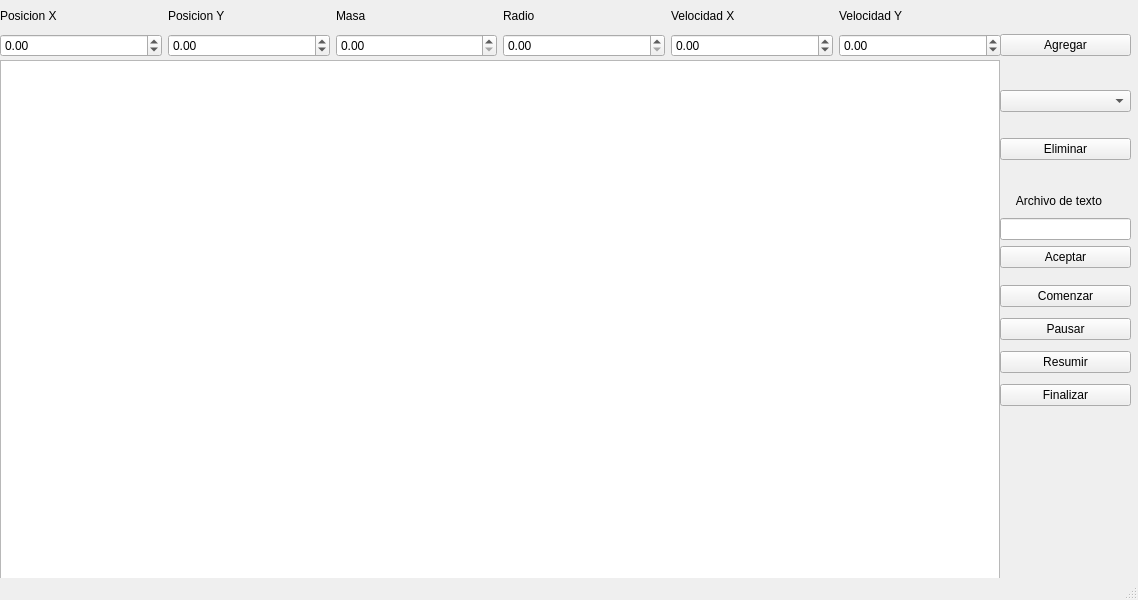
<?xml version="1.0" encoding="UTF-8"?>
<ui version="4.0">
 <class>MainWindow</class>
 <widget class="QMainWindow" name="MainWindow">
  <property name="geometry">
   <rect>
    <x>0</x>
    <y>0</y>
    <width>1138</width>
    <height>600</height>
   </rect>
  </property>
  <property name="windowTitle">
   <string>MainWindow</string>
  </property>
  <widget class="QWidget" name="centralwidget">
   <widget class="QGraphicsView" name="graphicsView">
    <property name="geometry">
     <rect>
      <x>0</x>
      <y>60</y>
      <width>1000</width>
      <height>700</height>
     </rect>
    </property>
   </widget>
   <widget class="QWidget" name="horizontalLayoutWidget">
    <property name="geometry">
     <rect>
      <x>0</x>
      <y>0</y>
      <width>1001</width>
      <height>31</height>
     </rect>
    </property>
    <layout class="QHBoxLayout" name="horizontalLayout">
     <item>
      <widget class="QLabel" name="label_4">
       <property name="text">
        <string>Posicion X</string>
       </property>
      </widget>
     </item>
     <item>
      <widget class="QLabel" name="label_6">
       <property name="text">
        <string>Posicion Y</string>
       </property>
      </widget>
     </item>
     <item>
      <widget class="QLabel" name="label_2">
       <property name="text">
        <string>Masa</string>
       </property>
      </widget>
     </item>
     <item>
      <widget class="QLabel" name="label">
       <property name="text">
        <string>Radio</string>
       </property>
      </widget>
     </item>
     <item>
      <widget class="QLabel" name="label_5">
       <property name="text">
        <string>Velocidad X</string>
       </property>
      </widget>
     </item>
     <item>
      <widget class="QLabel" name="label_3">
       <property name="text">
        <string>Velocidad Y</string>
       </property>
      </widget>
     </item>
    </layout>
   </widget>
   <widget class="QWidget" name="horizontalLayoutWidget_2">
    <property name="geometry">
     <rect>
      <x>0</x>
      <y>30</y>
      <width>1001</width>
      <height>31</height>
     </rect>
    </property>
    <layout class="QHBoxLayout" name="horizontalLayout_2">
     <item>
      <widget class="QDoubleSpinBox" name="x">
       <property name="minimum">
        <double>-99999.000000000000000</double>
       </property>
       <property name="maximum">
        <double>99999.000000000000000</double>
       </property>
      </widget>
     </item>
     <item>
      <widget class="QDoubleSpinBox" name="y">
       <property name="minimum">
        <double>-99999.000000000000000</double>
       </property>
       <property name="maximum">
        <double>99999.000000000000000</double>
       </property>
      </widget>
     </item>
     <item>
      <widget class="QDoubleSpinBox" name="m">
       <property name="maximum">
        <double>99999.000000000000000</double>
       </property>
      </widget>
     </item>
     <item>
      <widget class="QDoubleSpinBox" name="r">
       <property name="maximum">
        <double>99999.000000000000000</double>
       </property>
      </widget>
     </item>
     <item>
      <widget class="QDoubleSpinBox" name="vx">
       <property name="minimum">
        <double>-99999.000000000000000</double>
       </property>
       <property name="maximum">
        <double>99999.000000000000000</double>
       </property>
      </widget>
     </item>
     <item>
      <widget class="QDoubleSpinBox" name="vy">
       <property name="minimum">
        <double>-99999.000000000000000</double>
       </property>
       <property name="maximum">
        <double>99999.000000000000000</double>
       </property>
      </widget>
     </item>
    </layout>
   </widget>
   <widget class="QWidget" name="verticalLayoutWidget">
    <property name="geometry">
     <rect>
      <x>1000</x>
      <y>20</y>
      <width>131</width>
      <height>51</height>
     </rect>
    </property>
    <layout class="QVBoxLayout" name="verticalLayout">
     <item>
      <widget class="QPushButton" name="agregar_button">
       <property name="text">
        <string>Agregar</string>
       </property>
      </widget>
     </item>
    </layout>
   </widget>
   <widget class="QWidget" name="verticalLayoutWidget_2">
    <property name="geometry">
     <rect>
      <x>1000</x>
      <y>70</y>
      <width>131</width>
      <height>111</height>
     </rect>
    </property>
    <layout class="QVBoxLayout" name="verticalLayout_2">
     <item>
      <widget class="QComboBox" name="cuerposBox"/>
     </item>
     <item>
      <widget class="QPushButton" name="eliminar_button">
       <property name="text">
        <string>Eliminar</string>
       </property>
      </widget>
     </item>
    </layout>
   </widget>
   <widget class="QWidget" name="verticalLayoutWidget_3">
    <property name="geometry">
     <rect>
      <x>1000</x>
      <y>280</y>
      <width>131</width>
      <height>131</height>
     </rect>
    </property>
    <layout class="QVBoxLayout" name="verticalLayout_3">
     <item>
      <widget class="QPushButton" name="comenzar_button">
       <property name="text">
        <string>Comenzar</string>
       </property>
      </widget>
     </item>
     <item>
      <widget class="QPushButton" name="pausar_button">
       <property name="text">
        <string>Pausar</string>
       </property>
      </widget>
     </item>
     <item>
      <widget class="QPushButton" name="resumir_button">
       <property name="text">
        <string>Resumir</string>
       </property>
      </widget>
     </item>
     <item>
      <widget class="QPushButton" name="finalizar_button">
       <property name="text">
        <string>Finalizar</string>
       </property>
      </widget>
     </item>
    </layout>
   </widget>
   <widget class="QWidget" name="verticalLayoutWidget_4">
    <property name="geometry">
     <rect>
      <x>1000</x>
      <y>190</y>
      <width>131</width>
      <height>78</height>
     </rect>
    </property>
    <layout class="QVBoxLayout" name="verticalLayout_4">
     <item>
      <widget class="QLabel" name="label_7">
       <property name="text">
        <string>     Archivo de texto</string>
       </property>
      </widget>
     </item>
     <item>
      <widget class="QLineEdit" name="nameFile"/>
     </item>
     <item>
      <widget class="QPushButton" name="aceptar_button">
       <property name="text">
        <string>Aceptar</string>
       </property>
      </widget>
     </item>
    </layout>
   </widget>
  </widget>
  <widget class="QMenuBar" name="menubar">
   <property name="geometry">
    <rect>
     <x>0</x>
     <y>0</y>
     <width>1138</width>
     <height>21</height>
    </rect>
   </property>
  </widget>
  <widget class="QStatusBar" name="statusbar"/>
 </widget>
 <resources/>
 <connections/>
</ui>
